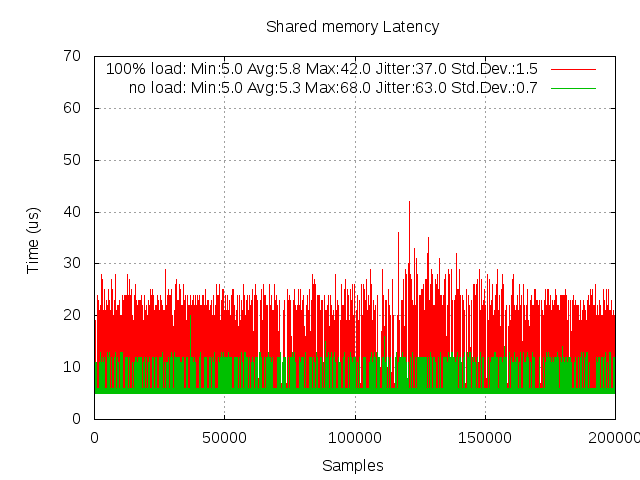

Write gnuplot code to recreate this figure.
###########Gnuplot script###################
#	set term post eps color solid enh
	set terminal png
	set grid
	set xtics 50000
	
	
	set output "sharemem.png"
	set xlabel "Samples"
	set ylabel "Time (us)"
	set title "Shared memory Latency"
	plot "svsematest-100load.log"  with lines title "100% load: Min:5.0 Avg:5.8 Max:42.0 Jitter:37.0 Std.Dev.:1.5", \
		"svsematest-noload.log"  with lines title "no load: Min:5.0 Avg:5.3 Max:68.0 Jitter:63.0 Std.Dev.:0.7"
############################################
